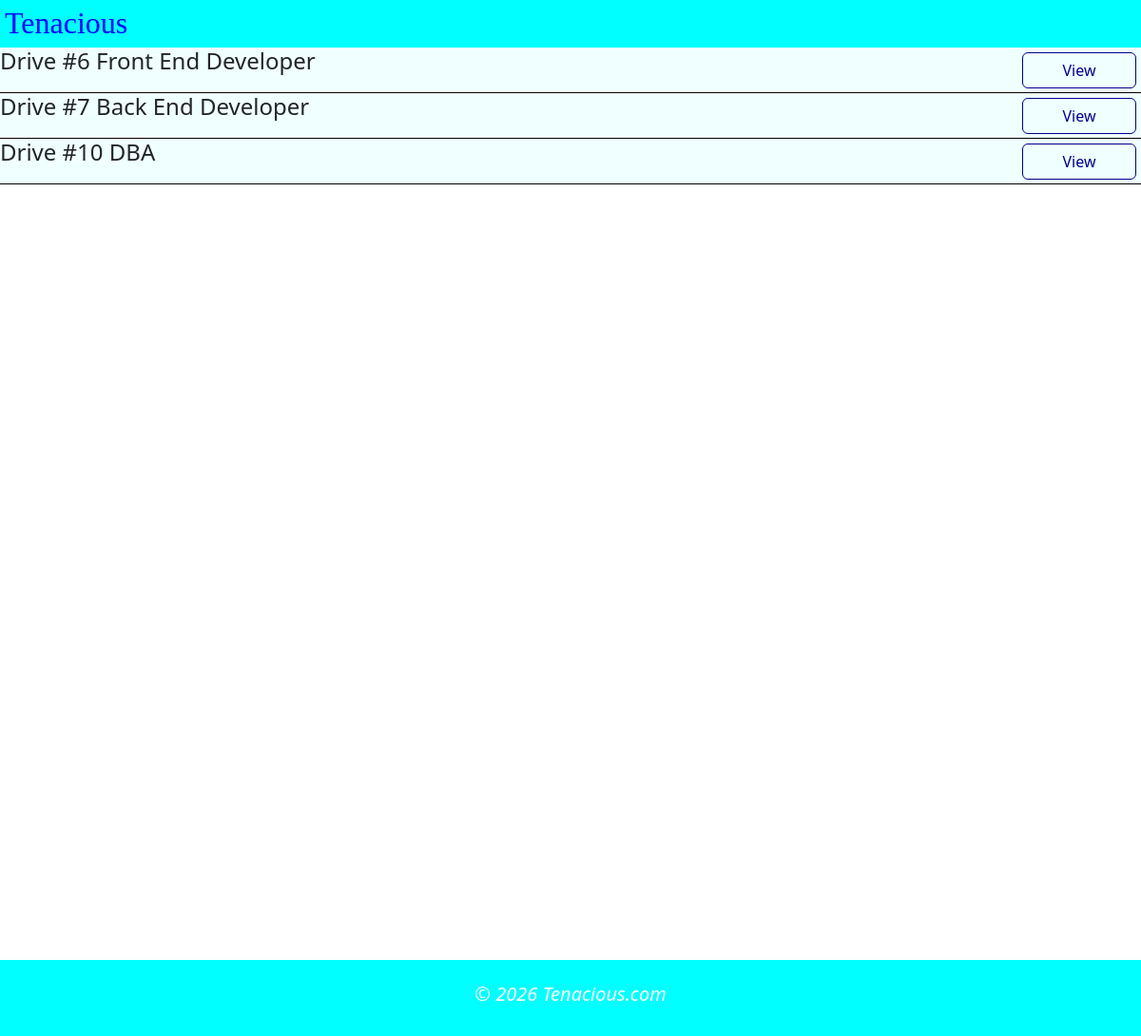
Screenshot of /student/search/company/5/1 (signed in) with the database file from the repository.
### dbmodel.py (models this page shows, shortened)
class Drive(db.Model):
    __tablename__ = 'drive'
    d_id = db.Column(db.Integer(), primary_key = True, unique = True, autoincrement = True)
    role = db.Column(db.String(100), nullable = False)
    package = db.Column(db.String(100), nullable = False)
    experience =  db.Column(db.String(100), nullable = False)
    status = db.Column(db.String(100), nullable = False)
    company_id = db.Column(db.Integer, db.ForeignKey('company.c_id'), nullable=False)
    skills = db.relationship('Skill', backref='drive', lazy = True)
    applications = db.relationship('Application', backref = 'drive', lazy = True)

### app.py (the view)
@app.route("/student/search/company/<int:com_id>/<int:st_id>")
def searched_com_drives(com_id, st_id):
    if session.get('user') != 'student':
        return redirect("/login")
    if session.get('student_id') != st_id:
        return "Unauthorized access"
    company = com.query.get(com_id)
    drives = company.drives
    for drive in drives:
        if drive.status == 'closed':
            drives.remove(drive)
    return render_template("stsearchcomdrives.html",drives = drives , st_id = st_id)

### templates/stsearchcomdrives.html
{% extends "layout.html" %}
{% block main %}
<div>
    {% if drives %}
    {% for drive in drives %}
    <div class="section-list">
        <h4>Drive #{{drive.d_id}} {{drive.role}}</h4>
        <div class="multiple-button-div">
            <a class="btn nav-button crud-buttons" href=" {{ url_for("apply", st_id = st_id, drive_id = drive.d_id) }} ">View</a>
        </div>
    </div>
    {% endfor %}
    {% endif %}
</div>
{% endblock main %}

### static/main.css (style rules this page uses)
* { margin: 0px; }
.nav-button { border-color: darkblue; color: darkblue; }
.section-list { height: 48px; margin: 0; border-bottom: 1px solid black; background-color: azure; display: flex; justify-content: space-between; }
.crud-buttons { width: 120px; margin-top: 5px; margin-bottom: 5px; margin-right: 5px; }

### rows the page displays
Drive: d_id "6", role "Front End Developer"
Drive: d_id "7", role "Back End Developer"
Drive: d_id "10", role "DBA"
